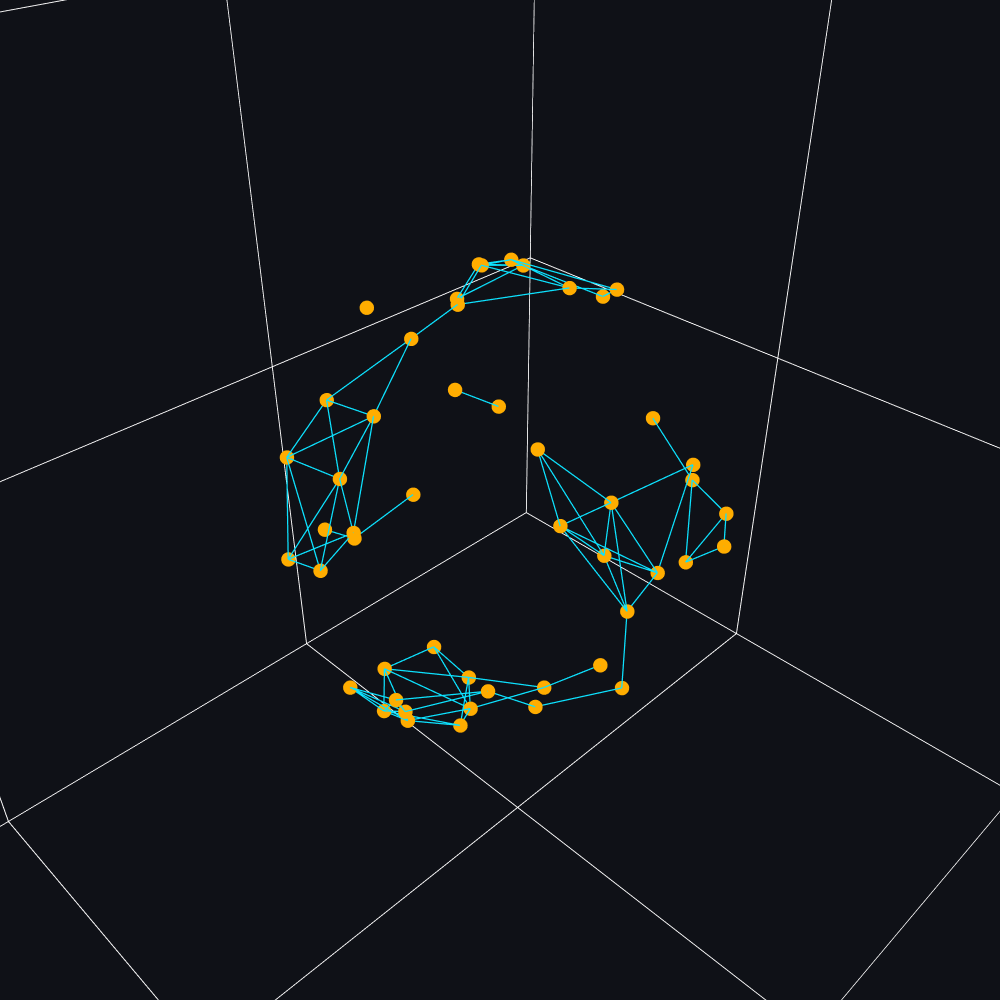

This figure's notebook cell:
### Code cell
point_array = points.sphere(n_samples=50, ambient_dim=3, radius=1, sample="random")
distance_matrix = cdist(point_array, point_array)
filtered_complex = SimplexTree.create_from_array(distance_matrix, max_filtration=0.5)

edge_array = np.array(
  [[point_array[i[0][0]],point_array[i[0][1]]] for i in filtered_complex.get_filtration() if len(i[0])>1]
)

filtration_array = np.array(
  [i[1] for i in filtered_complex.get_filtration() if len(i[0])>1]
)

fig = go.Figure(
  data=[go.Scatter3d(
    x=point_array[:,0],y=point_array[:,1],z=point_array[:,2],mode='markers', hoverinfo='none',marker=dict(size=5, color="#FFAD00"))],
  layout=go.Layout(
    width=1000,
    height=1000
  )
    )

for edge in edge_array:
  fig.add_trace(go.Scatter3d(x=edge[:,0],y=edge[:,1],z=edge[:,2],mode='lines',hoverinfo='none',line=dict(width=2.5,color="#0DE2FF")))

camera=dict(up=dict(x=0,y=0,z=1), center=dict(x=0,y=0,z=0), eye=dict(x=.15,y=.15,z=.15))

fig.update_layout(scene=dict(xaxis=dict(showbackground=True,showticklabels=False,title="",range=[-10,10],backgroundcolor="#0f1117",gridcolor='white'), 
                             yaxis=dict(showbackground=True,showticklabels=False,title="",range=[-10,10],backgroundcolor="#0f1117",gridcolor='white'), 
                             zaxis=dict(showbackground=True,showticklabels=False,title="",range=[-10,10],backgroundcolor="#0f1117",gridcolor='white'),
                             camera=camera), 
                  margin=dict(l=0, r=0, b=0, t=0),
                  showlegend=False
                  )
fig.show()

### Figure 1 — Plotly figure (JSON) as saved in the notebook; plotly's stock layout.template omitted (floating-point values rounded to 4 significant figures)
{"data": [{"hoverinfo": "none", "marker": {"color": "#FFAD00", "size": 5}, "mode": "markers", "type": "scatter3d", "x": [0.1956, -0.2025, 0.3866, 0.2509, 0.6729, -0.3109, 0.976, 0.9775, -0.2958, 0.444, 0.4289, 0.1395, 0.842, 0.4199, -0.4996, 0.9084, -0.4648, 0.1391, 0.2109, -0.9191, 0.4665, -0.5725, 0.8983, 0.6802, 0.288, 0.3143, -0.2024, 0.8277, 0.8798, 0.7034, 0.1293, -0.5109, -0.9996, -0.05402, 0.2327, -0.4031, -0.09704, 0.1707, -0.7215, 0.1044, 0.8409, -0.7591, -0.199, 0.744, 0.3456, -0.6717, -0.2694, -0.697, 0.541, 0.6884], "y": [-0.8341, 0.1779, 0.6087, 0.9644, 0.1388, -0.266, 0.0649, -0.148, -0.4514, 0.2163, 0.7725, -0.3243, 0.04753, -0.03273, -0.8663, 0.08247, -0.3518, -0.6788, -0.008121, 0.3468, -0.2886, 0.8063, 0.1863, 0.05843, 0.108, 0.8881, 0.8628, -0.3164, 0.3467, 0.6872, -0.08264, 0.1553, 0.01259, 0.247, 0.8355, -0.7237, -0.2135, 0.9033, 0.5047, 0.9771, 0.3503, -0.1407, -0.8597, 0.07113, -0.8521, -0.7316, 0.4038, 0.7117, 0.7798, -0.2186], "z": [-0.5158, 0.963, 0.6928, 0.08336, -0.7266, 0.9125, 0.2077, 0.1502, 0.8419, -0.8695, 0.4683, -0.9356, 0.5374, 0.907, -0.002453, -0.41, 0.8125, 0.721, 0.9775, -0.1868, -0.8361, -0.1486, 0.3979, 0.7307, -0.9515, 0.3353, 0.4633, 0.4635, -0.3251, -0.1816, -0.9881, 0.8455, -0.02438, -0.9675, 0.4978, 0.5601, 0.9721, -0.3936, -0.4741, 0.1856, -0.4125, 0.6355, -0.4704, -0.6644, -0.393, -0.1161, -0.8743, -0.08797, -0.3151, 0.6916]}, {"hoverinfo": "none", "line": {"color": "#0DE2FF", "width": 2.5}, "mode": "lines", "type": "scatter3d", "x": [0.8798, 0.8409], "y": [0.3467, 0.3503], "z": [-0.3251, -0.4125]}, {"hoverinfo": "none", "line": {"color": "#0DE2FF", "width": 2.5}, "mode": "lines", "type": "scatter3d", "x": [0.6729, 0.744], "y": [0.1388, 0.07113], "z": [-0.7266, -0.6644]}, {"hoverinfo": "none", "line": {"color": "#0DE2FF", "width": 2.5}, "mode": "lines", "type": "scatter3d", "x": [-0.5725, -0.697], "y": [0.8063, 0.7117], "z": [-0.1486, -0.08797]}, {"hoverinfo": "none", "line": {"color": "#0DE2FF", "width": 2.5}, "mode": "lines", "type": "scatter3d", "x": [0.2509, 0.1044], "y": [0.9644, 0.9771], "z": [0.08336, 0.1856]}, {"hoverinfo": "none", "line": {"color": "#0DE2FF", "width": 2.5}, "mode": "lines", "type": "scatter3d", "x": [0.3143, 0.2327], "y": [0.8881, 0.8355], "z": [0.3353, 0.4978]}, {"hoverinfo": "none", "line": {"color": "#0DE2FF", "width": 2.5}, "mode": "lines", "type": "scatter3d", "x": [0.1956, 0.3456], "y": [-0.8341, -0.8521], "z": [-0.5158, -0.393]}, {"hoverinfo": "none", "line": {"color": "#0DE2FF", "width": 2.5}, "mode": "lines", "type": "scatter3d", "x": [-0.2958, -0.4648], "y": [-0.4514, -0.3518], "z": [0.8419, 0.8125]}, {"hoverinfo": "none", "line": {"color": "#0DE2FF", "width": 2.5}, "mode": "lines", "type": "scatter3d", "x": [-0.3109, -0.2958], "y": [-0.266, -0.4514], "z": [0.9125, 0.8419]}, {"hoverinfo": "none", "line": {"color": "#0DE2FF", "width": 2.5}, "mode": "lines", "type": "scatter3d", "x": [-0.3109, -0.4648], "y": [-0.266, -0.3518], "z": [0.9125, 0.8125]}, {"hoverinfo": "none", "line": {"color": "#0DE2FF", "width": 2.5}, "mode": "lines", "type": "scatter3d", "x": [0.842, 0.8983], "y": [0.04753, 0.1863], "z": [0.5374, 0.3979]}, {"hoverinfo": "none", "line": {"color": "#0DE2FF", "width": 2.5}, "mode": "lines", "type": "scatter3d", "x": [0.444, 0.288], "y": [0.2163, 0.108], "z": [-0.8695, -0.9515]}, {"hoverinfo": "none", "line": {"color": "#0DE2FF", "width": 2.5}, "mode": "lines", "type": "scatter3d", "x": [0.4289, 0.2327], "y": [0.7725, 0.8355], "z": [0.4683, 0.4978]}, {"hoverinfo": "none", "line": {"color": "#0DE2FF", "width": 2.5}, "mode": "lines", "type": "scatter3d", "x": [0.4289, 0.3143], "y": [0.7725, 0.8881], "z": [0.4683, 0.3353]}, {"hoverinfo": "none", "line": {"color": "#0DE2FF", "width": 2.5}, "mode": "lines", "type": "scatter3d", "x": [0.976, 0.9775], "y": [0.0649, -0.148], "z": [0.2077, 0.1502]}, {"hoverinfo": "none", "line": {"color": "#0DE2FF", "width": 2.5}, "mode": "lines", "type": "scatter3d", "x": [0.4199, 0.2109], "y": [-0.03273, -0.008121], "z": [0.907, 0.9775]}, {"hoverinfo": "none", "line": {"color": "#0DE2FF", "width": 2.5}, "mode": "lines", "type": "scatter3d", "x": [-0.3109, -0.09704], "y": [-0.266, -0.2135], "z": [0.9125, 0.9721]}, {"hoverinfo": "none", "line": {"color": "#0DE2FF", "width": 2.5}, "mode": "lines", "type": "scatter3d", "x": [0.7034, 0.541], "y": [0.6872, 0.7798], "z": [-0.1816, -0.3151]}, {"hoverinfo": "none", "line": {"color": "#0DE2FF", "width": 2.5}, "mode": "lines", "type": "scatter3d", "x": [0.976, 0.8983], "y": [0.0649, 0.1863], "z": [0.2077, 0.3979]}, {"hoverinfo": "none", "line": {"color": "#0DE2FF", "width": 2.5}, "mode": "lines", "type": "scatter3d", "x": [-0.4996, -0.6717], "y": [-0.8663, -0.7316], "z": [-0.002453, -0.1161]}, {"hoverinfo": "none", "line": {"color": "#0DE2FF", "width": 2.5}, "mode": "lines", "type": "scatter3d", "x": [0.1395, 0.1293], "y": [-0.3243, -0.08264], "z": [-0.9356, -0.9881]}, {"hoverinfo": "none", "line": {"color": "#0DE2FF", "width": 2.5}, "mode": "lines", "type": "scatter3d", "x": [0.288, 0.1293], "y": [0.108, -0.08264], "z": [-0.9515, -0.9881]}, {"hoverinfo": "none", "line": {"color": "#0DE2FF", "width": 2.5}, "mode": "lines", "type": "scatter3d", "x": [0.842, 0.6802], "y": [0.04753, 0.05843], "z": [0.5374, 0.7307]}, {"hoverinfo": "none", "line": {"color": "#0DE2FF", "width": 2.5}, "mode": "lines", "type": "scatter3d", "x": [0.2509, 0.3143], "y": [0.9644, 0.8881], "z": [0.08336, 0.3353]}, {"hoverinfo": "none", "line": {"color": "#0DE2FF", "width": 2.5}, "mode": "lines", "type": "scatter3d", "x": [0.3143, 0.1044], "y": [0.8881, 0.9771], "z": [0.3353, 0.1856]}, {"hoverinfo": "none", "line": {"color": "#0DE2FF", "width": 2.5}, "mode": "lines", "type": "scatter3d", "x": [0.9084, 0.8409], "y": [0.08247, 0.3503], "z": [-0.41, -0.4125]}, {"hoverinfo": "none", "line": {"color": "#0DE2FF", "width": 2.5}, "mode": "lines", "type": "scatter3d", "x": [0.9084, 0.8798], "y": [0.08247, 0.3467], "z": [-0.41, -0.3251]}, {"hoverinfo": "none", "line": {"color": "#0DE2FF", "width": 2.5}, "mode": "lines", "type": "scatter3d", "x": [0.6802, 0.6884], "y": [0.05843, -0.2186], "z": [0.7307, 0.6916]}, {"hoverinfo": "none", "line": {"color": "#0DE2FF", "width": 2.5}, "mode": "lines", "type": "scatter3d", "x": [0.6729, 0.444], "y": [0.1388, 0.2163], "z": [-0.7266, -0.8695]}, {"hoverinfo": "none", "line": {"color": "#0DE2FF", "width": 2.5}, "mode": "lines", "type": "scatter3d", "x": [0.3866, 0.4289], "y": [0.6087, 0.7725], "z": [0.6928, 0.4683]}, {"hoverinfo": "none", "line": {"color": "#0DE2FF", "width": 2.5}, "mode": "lines", "type": "scatter3d", "x": [-0.05402, -0.2694], "y": [0.247, 0.4038], "z": [-0.9675, -0.8743]}, {"hoverinfo": "none", "line": {"color": "#0DE2FF", "width": 2.5}, "mode": "lines", "type": "scatter3d", "x": [0.8277, 0.6884], "y": [-0.3164, -0.2186], "z": [0.4635, 0.6916]}, {"hoverinfo": "none", "line": {"color": "#0DE2FF", "width": 2.5}, "mode": "lines", "type": "scatter3d", "x": [0.9084, 0.744], "y": [0.08247, 0.07113], "z": [-0.41, -0.6644]}, {"hoverinfo": "none", "line": {"color": "#0DE2FF", "width": 2.5}, "mode": "lines", "type": "scatter3d", "x": [0.4199, 0.6802], "y": [-0.03273, 0.05843], "z": [0.907, 0.7307]}, {"hoverinfo": "none", "line": {"color": "#0DE2FF", "width": 2.5}, "mode": "lines", "type": "scatter3d", "x": [-0.2025, -0.5109], "y": [0.1779, 0.1553], "z": [0.963, 0.8455]}, {"hoverinfo": "none", "line": {"color": "#0DE2FF", "width": 2.5}, "mode": "lines", "type": "scatter3d", "x": [-0.2958, -0.09704], "y": [-0.4514, -0.2135], "z": [0.8419, 0.9721]}, {"hoverinfo": "none", "line": {"color": "#0DE2FF", "width": 2.5}, "mode": "lines", "type": "scatter3d", "x": [0.3866, 0.2327], "y": [0.6087, 0.8355], "z": [0.6928, 0.4978]}, {"hoverinfo": "none", "line": {"color": "#0DE2FF", "width": 2.5}, "mode": "lines", "type": "scatter3d", "x": [0.1395, 0.4665], "y": [-0.3243, -0.2886], "z": [-0.9356, -0.8361]}, {"hoverinfo": "none", "line": {"color": "#0DE2FF", "width": 2.5}, "mode": "lines", "type": "scatter3d", "x": [0.842, 0.6884], "y": [0.04753, -0.2186], "z": [0.5374, 0.6916]}, {"hoverinfo": "none", "line": {"color": "#0DE2FF", "width": 2.5}, "mode": "lines", "type": "scatter3d", "x": [0.976, 0.842], "y": [0.0649, 0.04753], "z": [0.2077, 0.5374]}, {"hoverinfo": "none", "line": {"color": "#0DE2FF", "width": 2.5}, "mode": "lines", "type": "scatter3d", "x": [0.2327, 0.1044], "y": [0.8355, 0.9771], "z": [0.4978, 0.1856]}, {"hoverinfo": "none", "line": {"color": "#0DE2FF", "width": 2.5}, "mode": "lines", "type": "scatter3d", "x": [0.288, -0.05402], "y": [0.108, 0.247], "z": [-0.9515, -0.9675]}, {"hoverinfo": "none", "line": {"color": "#0DE2FF", "width": 2.5}, "mode": "lines", "type": "scatter3d", "x": [0.2109, -0.09704], "y": [-0.008121, -0.2135], "z": [0.9775, 0.9721]}, {"hoverinfo": "none", "line": {"color": "#0DE2FF", "width": 2.5}, "mode": "lines", "type": "scatter3d", "x": [0.842, 0.8277], "y": [0.04753, -0.3164], "z": [0.5374, 0.4635]}, {"hoverinfo": "none", "line": {"color": "#0DE2FF", "width": 2.5}, "mode": "lines", "type": "scatter3d", "x": [0.1293, -0.05402], "y": [-0.08264, 0.247], "z": [-0.9881, -0.9675]}, {"hoverinfo": "none", "line": {"color": "#0DE2FF", "width": 2.5}, "mode": "lines", "type": "scatter3d", "x": [-0.9191, -0.9996], "y": [0.3468, 0.01259], "z": [-0.1868, -0.02438]}, {"hoverinfo": "none", "line": {"color": "#0DE2FF", "width": 2.5}, "mode": "lines", "type": "scatter3d", "x": [-0.9191, -0.7215], "y": [0.3468, 0.5047], "z": [-0.1868, -0.4741]}, {"hoverinfo": "none", "line": {"color": "#0DE2FF", "width": 2.5}, "mode": "lines", "type": "scatter3d", "x": [0.9775, 0.8277], "y": [-0.148, -0.3164], "z": [0.1502, 0.4635]}, {"hoverinfo": "none", "line": {"color": "#0DE2FF", "width": 2.5}, "mode": "lines", "type": "scatter3d", "x": [0.8409, 0.744], "y": [0.3503, 0.07113], "z": [-0.4125, -0.6644]}, {"hoverinfo": "none", "line": {"color": "#0DE2FF", "width": 2.5}, "mode": "lines", "type": "scatter3d", "x": [0.4199, 0.6884], "y": [-0.03273, -0.2186], "z": [0.907, 0.6916]}, {"hoverinfo": "none", "line": {"color": "#0DE2FF", "width": 2.5}, "mode": "lines", "type": "scatter3d", "x": [0.444, 0.744], "y": [0.2163, 0.07113], "z": [-0.8695, -0.6644]}, {"hoverinfo": "none", "line": {"color": "#0DE2FF", "width": 2.5}, "mode": "lines", "type": "scatter3d", "x": [0.1956, -0.199], "y": [-0.8341, -0.8597], "z": [-0.5158, -0.4704]}, {"hoverinfo": "none", "line": {"color": "#0DE2FF", "width": 2.5}, "mode": "lines", "type": "scatter3d", "x": [0.1707, 0.541], "y": [0.9033, 0.7798], "z": [-0.3936, -0.3151]}, {"hoverinfo": "none", "line": {"color": "#0DE2FF", "width": 2.5}, "mode": "lines", "type": "scatter3d", "x": [0.6729, 0.9084], "y": [0.1388, 0.08247], "z": [-0.7266, -0.41]}, {"hoverinfo": "none", "line": {"color": "#0DE2FF", "width": 2.5}, "mode": "lines", "type": "scatter3d", "x": [-0.4648, -0.7591], "y": [-0.3518, -0.1407], "z": [0.8125, 0.6355]}, {"hoverinfo": "none", "line": {"color": "#0DE2FF", "width": 2.5}, "mode": "lines", "type": "scatter3d", "x": [-0.2025, -0.09704], "y": [0.1779, -0.2135], "z": [0.963, 0.9721]}, {"hoverinfo": "none", "line": {"color": "#0DE2FF", "width": 2.5}, "mode": "lines", "type": "scatter3d", "x": [-0.2958, -0.4031], "y": [-0.4514, -0.7237], "z": [0.8419, 0.5601]}, {"hoverinfo": "none", "line": {"color": "#0DE2FF", "width": 2.5}, "mode": "lines", "type": "scatter3d", "x": [0.8798, 0.7034], "y": [0.3467, 0.6872], "z": [-0.3251, -0.1816]}, {"hoverinfo": "none", "line": {"color": "#0DE2FF", "width": 2.5}, "mode": "lines", "type": "scatter3d", "x": [0.6729, 0.8409], "y": [0.1388, 0.3503], "z": [-0.7266, -0.4125]}, {"hoverinfo": "none", "line": {"color": "#0DE2FF", "width": 2.5}, "mode": "lines", "type": "scatter3d", "x": [0.8983, 0.6802], "y": [0.1863, 0.05843], "z": [0.3979, 0.7307]}, {"hoverinfo": "none", "line": {"color": "#0DE2FF", "width": 2.5}, "mode": "lines", "type": "scatter3d", "x": [0.4665, 0.1293], "y": [-0.2886, -0.08264], "z": [-0.8361, -0.9881]}, {"hoverinfo": "none", "line": {"color": "#0DE2FF", "width": 2.5}, "mode": "lines", "type": "scatter3d", "x": [0.9775, 0.8983], "y": [-0.148, 0.1863], "z": [0.1502, 0.3979]}, {"hoverinfo": "none", "line": {"color": "#0DE2FF", "width": 2.5}, "mode": "lines", "type": "scatter3d", "x": [-0.4648, -0.09704], "y": [-0.3518, -0.2135], "z": [0.8125, 0.9721]}, {"hoverinfo": "none", "line": {"color": "#0DE2FF", "width": 2.5}, "mode": "lines", "type": "scatter3d", "x": [-0.2024, 0.1044], "y": [0.8628, 0.9771], "z": [0.4633, 0.1856]}, {"hoverinfo": "none", "line": {"color": "#0DE2FF", "width": 2.5}, "mode": "lines", "type": "scatter3d", "x": [0.7034, 0.8409], "y": [0.6872, 0.3503], "z": [-0.1816, -0.4125]}, {"hoverinfo": "none", "line": {"color": "#0DE2FF", "width": 2.5}, "mode": "lines", "type": "scatter3d", "x": [0.2509, 0.2327], "y": [0.9644, 0.8355], "z": [0.08336, 0.4978]}, {"hoverinfo": "none", "line": {"color": "#0DE2FF", "width": 2.5}, "mode": "lines", "type": "scatter3d", "x": [-0.2024, 0.2327], "y": [0.8628, 0.8355], "z": [0.4633, 0.4978]}, {"hoverinfo": "none", "line": {"color": "#0DE2FF", "width": 2.5}, "mode": "lines", "type": "scatter3d", "x": [-0.9191, -0.697], "y": [0.3468, 0.7117], "z": [-0.1868, -0.08797]}, {"hoverinfo": "none", "line": {"color": "#0DE2FF", "width": 2.5}, "mode": "lines", "type": "scatter3d", "x": [-0.7215, -0.697], "y": [0.5047, 0.7117], "z": [-0.4741, -0.08797]}, {"hoverinfo": "none", "line": {"color": "#0DE2FF", "width": 2.5}, "mode": "lines", "type": "scatter3d", "x": [-0.5109, -0.7591], "y": [0.1553, -0.1407], "z": [0.8455, 0.6355]}, {"hoverinfo": "none", "line": {"color": "#0DE2FF", "width": 2.5}, "mode": "lines", "type": "scatter3d", "x": [0.6729, 0.288], "y": [0.1388, 0.108], "z": [-0.7266, -0.9515]}, {"hoverinfo": "none", "line": {"color": "#0DE2FF", "width": 2.5}, "mode": "lines", "type": "scatter3d", "x": [0.444, 0.1293], "y": [0.2163, -0.08264], "z": [-0.8695, -0.9881]}, {"hoverinfo": "none", "line": {"color": "#0DE2FF", "width": 2.5}, "mode": "lines", "type": "scatter3d", "x": [0.4665, 0.288], "y": [-0.2886, 0.108], "z": [-0.8361, -0.9515]}, {"hoverinfo": "none", "line": {"color": "#0DE2FF", "width": 2.5}, "mode": "lines", "type": "scatter3d", "x": [-0.2025, 0.2109], "y": [0.1779, -0.008121], "z": [0.963, 0.9775]}, {"hoverinfo": "none", "line": {"color": "#0DE2FF", "width": 2.5}, "mode": "lines", "type": "scatter3d", "x": [-0.4648, -0.4031], "y": [-0.3518, -0.7237], "z": [0.8125, 0.5601]}, {"hoverinfo": "none", "line": {"color": "#0DE2FF", "width": 2.5}, "mode": "lines", "type": "scatter3d", "x": [0.9775, 0.842], "y": [-0.148, 0.04753], "z": [0.1502, 0.5374]}, {"hoverinfo": "none", "line": {"color": "#0DE2FF", "width": 2.5}, "mode": "lines", "type": "scatter3d", "x": [0.1395, 0.288], "y": [-0.3243, 0.108], "z": [-0.9356, -0.9515]}, {"hoverinfo": "none", "line": {"color": "#0DE2FF", "width": 2.5}, "mode": "lines", "type": "scatter3d", "x": [0.8798, 0.744], "y": [0.3467, 0.07113], "z": [-0.3251, -0.6644]}, {"hoverinfo": "none", "line": {"color": "#0DE2FF", "width": 2.5}, "mode": "lines", "type": "scatter3d", "x": [0.3866, 0.3143], "y": [0.6087, 0.8881], "z": [0.6928, 0.3353]}, {"hoverinfo": "none", "line": {"color": "#0DE2FF", "width": 2.5}, "mode": "lines", "type": "scatter3d", "x": [-0.2025, -0.3109], "y": [0.1779, -0.266], "z": [0.963, 0.9125]}, {"hoverinfo": "none", "line": {"color": "#0DE2FF", "width": 2.5}, "mode": "lines", "type": "scatter3d", "x": [0.2509, 0.4289], "y": [0.9644, 0.7725], "z": [0.08336, 0.4683]}, {"hoverinfo": "none", "line": {"color": "#0DE2FF", "width": 2.5}, "mode": "lines", "type": "scatter3d", "x": [-0.5725, -0.7215], "y": [0.8063, 0.5047], "z": [-0.1486, -0.4741]}, {"hoverinfo": "none", "line": {"color": "#0DE2FF", "width": 2.5}, "mode": "lines", "type": "scatter3d", "x": [-0.3109, -0.5109], "y": [-0.266, 0.1553], "z": [0.9125, 0.8455]}, {"hoverinfo": "none", "line": {"color": "#0DE2FF", "width": 2.5}, "mode": "lines", "type": "scatter3d", "x": [0.4289, 0.1044], "y": [0.7725, 0.9771], "z": [0.4683, 0.1856]}, {"hoverinfo": "none", "line": {"color": "#0DE2FF", "width": 2.5}, "mode": "lines", "type": "scatter3d", "x": [0.976, 0.8277], "y": [0.0649, -0.3164], "z": [0.2077, 0.4635]}, {"hoverinfo": "none", "line": {"color": "#0DE2FF", "width": 2.5}, "mode": "lines", "type": "scatter3d", "x": [0.6802, 0.8277], "y": [0.05843, -0.3164], "z": [0.7307, 0.4635]}, {"hoverinfo": "none", "line": {"color": "#0DE2FF", "width": 2.5}, "mode": "lines", "type": "scatter3d", "x": [0.4665, 0.744], "y": [-0.2886, 0.07113], "z": [-0.8361, -0.6644]}, {"hoverinfo": "none", "line": {"color": "#0DE2FF", "width": 2.5}, "mode": "lines", "type": "scatter3d", "x": [0.6729, 0.4665], "y": [0.1388, -0.2886], "z": [-0.7266, -0.8361]}, {"hoverinfo": "none", "line": {"color": "#0DE2FF", "width": 2.5}, "mode": "lines", "type": "scatter3d", "x": [0.2509, 0.1707], "y": [0.9644, 0.9033], "z": [0.08336, -0.3936]}, {"hoverinfo": "none", "line": {"color": "#0DE2FF", "width": 2.5}, "mode": "lines", "type": "scatter3d", "x": [0.6729, 0.8798], "y": [0.1388, 0.3467], "z": [-0.7266, -0.3251]}], "layout": {"height": 1000, "margin": {"b": 0, "l": 0, "r": 0, "t": 0}, "scene": {"camera": {"center": {"x": 0, "y": 0, "z": 0}, "eye": {"x": 0.15, "y": 0.15, "z": 0.15}, "up": {"x": 0, "y": 0, "z": 1}}, "xaxis": {"backgroundcolor": "#0f1117", "gridcolor": "white", "range": [-10, 10], "showbackground": true, "showticklabels": false, "title": {"text": ""}}, "yaxis": {"backgroundcolor": "#0f1117", "gridcolor": "white", "range": [-10, 10], "showbackground": true, "showticklabels": false, "title": {"text": ""}}, "zaxis": {"backgroundcolor": "#0f1117", "gridcolor": "white", "range": [-10, 10], "showbackground": true, "showticklabels": false, "title": {"text": ""}}}, "showlegend": false, "width": 1000}}
